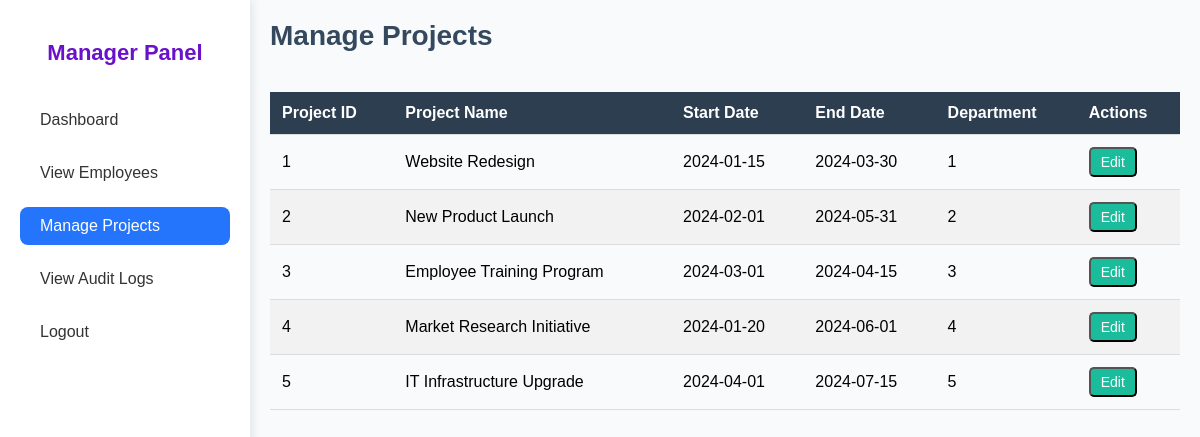
The app's page /manage_projects.php (signed in) with its own data.
### tables this page shows
CREATE TABLE `project` (
  `project_id` int(11) NOT NULL,
  `project_name` varchar(100) NOT NULL,
  `start_date` date NOT NULL,
  `end_date` date DEFAULT NULL,
  `dept_id` int(11) DEFAULT NULL
);

### manage_projects.php (the view, shortened to what this page needs)
<?php
require_once 'db_connection.php';
$projectsQuery = "SELECT project_id, project_name, start_date, end_date, dept_id FROM project";
$projectsResult = $conn->query($projectsQuery);
?>
<!DOCTYPE html>
<html lang="en">
<head>
    <link rel="stylesheet" href="styles/manage_users.css">
    <link rel="stylesheet" href="styles/manage_projects.css">
</head>
<body>
    <div class="container">
        <?php include 'manager_sidebar.php'; ?>
        <div class="main-content">
            <header>
                <h1>Manage Projects</h1>
            </header>
            <div class="table-container">
                <table id="projectTable">
                    <thead>
                        <tr>
                            <th>Project ID</th>
                            <th>Project Name</th>
                            <th>Start Date</th>
                            <th>End Date</th>
                            <th>Department</th>
                            <th>Actions</th>
                        </tr>
                    </thead>
                    <tbody>
                        <?php if ($projectsResult->num_rows > 0): ?>
                            <?php while ($row = $projectsResult->fetch_assoc()): ?>
                                <tr>
                                    <td><?php echo htmlspecialchars($row['project_id']); ?></td>
                                    <td><?php echo htmlspecialchars($row['project_name']); ?></td>
                                    <td><?php echo htmlspecialchars($row['start_date']); ?></td>
                                    <td><?php echo htmlspecialchars($row['end_date']); ?></td>
                                    <td><?php echo htmlspecialchars($row['dept_id']); ?></td>
                                    <td>
                                        <div class="action-buttons">
                                            <button class="edit btn" onclick="openEditModal(<?php echo $row['project_id']; ?>, '<?php echo htmlspecialchars($row['project_name']); ?>', '<?php echo $row['start_date']; ?>', '<?php echo $row['end_date']; ?>', '<?php echo $row['dept_id']; ?>')">Edit</button>
                                        </div>
                                    </td>
                                </tr>
                            <?php endwhile; ?>
                        <?php else: ?>
                            <tr>
                                <td colspan="6" class="text-center">No projects found.</td>
                            </tr>
                        <?php endif; ?>
                    </tbody>
                </table>
            </div>
        </div>
    </div>
</body>
</html>

### manager_sidebar.php
<link rel="stylesheet" href="styles/sidebar.css">
<aside class="sidebar">
    <h2>Manager Panel</h2>
    <ul>
        <li><a href="manager_dashboard.php" class="<?php echo basename($_SERVER['PHP_SELF']) == 'manager_dashboard.php' ? 'active' : ''; ?>">Dashboard</a></li>
        <li><a href="view_employees.php" class="<?php echo basename($_SERVER['PHP_SELF']) == 'view_employees.php' ? 'active' : ''; ?>">View Employees</a></li>
        <li><a href="manage_projects.php" class="<?php echo basename($_SERVER['PHP_SELF']) == 'manage_projects.php' ? 'active' : ''; ?>">Manage Projects</a></li>
        <li><a href="view_audit_logs.php" class="<?php echo basename($_SERVER['PHP_SELF']) == 'audit_logs.php' ? 'active' : ''; ?>">View Audit Logs</a></li>
        <li><a href="logout.php">Logout</a></li>
    </ul>
</aside>

### styles/manage_users.css (style rules this page uses)
* { margin: 0; padding: 0; box-sizing: border-box; }
body { font-family: 'Arial', sans-serif; background-color: #f9fafc; display: flex; height: 100vh; }
.container { display: flex; flex-direction: row; width: 100%; height: 100%; }
.main-content { flex: 1; padding: 20px; overflow-x: auto; }
header { margin-bottom: 20px; }
header h1 { font-size: 28px; color: #34495e; }
.table-container { overflow-x: auto; }
table { width: 100%; border-collapse: collapse; margin-top: 20px; }
table th, table td { padding: 12px; text-align: left; border-bottom: 1px solid #ddd; }
table th { background-color: #2c3e50; color: white; }
table tr:nth-child(even) { background-color: #f2f2f2; }
.action-buttons { display: flex; gap: 10px; }
.action-buttons .edit { background-color: #1abc9c; }
.btn { text-decoration: none; padding: 5px 10px; border-radius: 5px; color: white; background-color: #2872f5; font-size: 14px; transition: background-color 0.3s; }

### styles/sidebar.css (style rules this page uses)
.sidebar { background: #fff; width: 250px; min-height: 100vh; display: flex; flex-direction: column; box-shadow: 2px 0 10px rgba(0, 0, 0, 0.1); z-index: 1000; padding: 20px; position: relative; }
.sidebar h2 { font-size: 22px; color: #6a11cb; text-align: center; margin: 20px 0; font-weight: bold; }
.sidebar ul { list-style: none; padding: 0; }
.sidebar ul li { margin: 15px 0; }
.sidebar ul li a { text-decoration: none; color: #333; font-size: 16px; padding: 10px 20px; display: block; border-radius: 8px; transition: all 0.3s; font-weight: 500; }
.sidebar ul li a.active { background-color: #2575fc; color: #fff; }

### records on screen
project: project_id "1", project_name "Website Redesign", start_date "2024-01-15", end_date "2024-03-30", dept "1"
project: project_id "2", project_name "New Product Launch", start_date "2024-02-01", end_date "2024-05-31", dept "2"
project: project_id "3", project_name "Employee Training Program", start_date "2024-03-01", end_date "2024-04-15", dept "3"
project: project_id "4", project_name "Market Research Initiative", start_date "2024-01-20", end_date "2024-06-01", dept "4"
project: project_id "5", project_name "IT Infrastructure Upgrade", start_date "2024-04-01", end_date "2024-07-15", dept "5"
